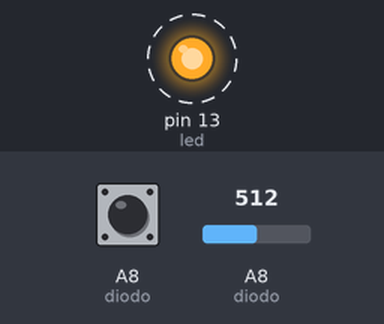
A sketch run on a simulated Arduino Mega 2560, built with avr-gcc and run on an emulated ATmega2560. Parts: output pins drawn as LEDs (lit = HIGH). Dashed ring = blinking. The inputs (shaded band) are chosen by the test bench; at power-on: A8 (diodo) HIGH, A8 (diodo) = 512. What the sketch prints to the serial monitor is not drawn.

Above: at 0.12 s.
Timing chart, 0 to 3.0 s (numbered marks = the images above):
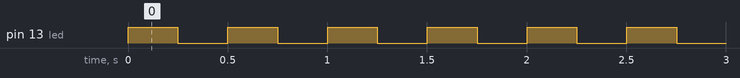

Measured:
- by itself, pin 13 (led): alternates HIGH for 0.25 s and LOW for 0.25 s

The sketch:

contadorLeds.ino
```cpp
int counter = 0;
int led = 13;
int diodo = A8;

void setup() {
   // put your setup code here, to run once:
  Serial.begin(9600);
  pinMode(led, OUTPUT);
  cli();
  DDRK &= ~(1 << DDK0);
  PORTK |= (1 << PORTK0);
  PCICR |= (1 << PCIE2);
  PCMSK2 |= (1 << PCINT16);
  sei();

}

void loop() {
  // put your main code here, to run repeatedly:
  Serial.println(analogRead(diodo));
  digitalWrite(led, HIGH);
  delay(250);
  digitalWrite(led, LOW);
  delay(250);
  Serial.println("Contador: "+(String)counter);
}

ISR(PCINT2_vect){
  counter++;
}
```
